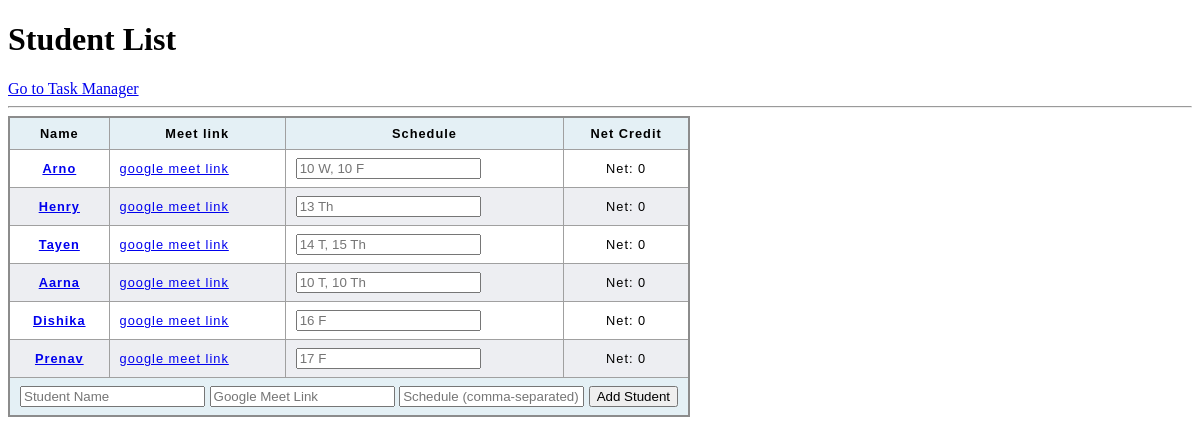
The page / on the database its author committed.
### app.py (models this page shows, shortened)
class Student(db.Model):
    id = db.Column(db.Integer, primary_key=True)
    name = db.Column(db.String(100), nullable=False)
    parent_contact = db.Column(db.String(100), default='')
    student_contact = db.Column(db.String(100), default='')
    created_at = db.Column(db.DateTime, default=datetime.utcnow)
    lessons_taken = db.Column(db.Integer, default=0)
    lessons_credited = db.Column(db.Integer, default=0)
    scheduled_lesson_ids = db.Column(db.JSON, default=[])
    general_notes = db.Column(db.String(200), default='')
    schedule = db.Column(db.JSON, default=[]) # Store schedule as a JSON array of strings
    meeting_link = db.Column(db.String(200), nullable=True)

### app.py (the view)
@app.route('/')
def index():
    students = Student.query.all() #todo order by soonest lesson
    return render_template('students.html', students=students)

### templates/students.html (shortened to what this page needs)
<!DOCTYPE html>
<html lang="en">
<head>
    <link rel="stylesheet" href="students.css">
</head>
<body>
    <h1>Student List</h1>
    <a href="{{ url_for('task_manager') }}">Go to Task Manager</a>
    <hr>
    <table>
        <thead>
            <tr>
                <th>Name</th>
                <th>Meet link</th>
                <th>Schedule</th>
                <th>Net Credit</th>
            </tr>
        </thead>
        <tbody>
            {% for student in students %}
            <tr id="format">
                <th scope="row"><a href="{{ url_for('student_chart', student_id=student.id) }}"> {{ student.name }} </a></th>
                <td><a href="https://{{ student.meeting_link }}" target="_blank">google meet link</a></td>
                <td><form action="/update_schedule/{{ student.id }}" method="post"><input type="text" name="schedule" placeholder="{{ student.schedule | join(', ') }}" value=""></form></td>
                <td>Net: {{  student.lessons_credited - student.lessons_taken }}</td>
            </tr>
            {% endfor %}
        </tbody>
        <tfoot>
            <tr>
                <td colspan="4">
                    <form action="/add_student" method="post">
                        <input type="text" name="name" placeholder="Student Name">
                        <input type="text" name="meeting_link" placeholder="Google Meet Link">
                        <input type="text" name="schedule" placeholder="Schedule (comma-separated)">
                        <button type="submit">Add Student</button>
                    </form>
                </td>
            </tr>
    </table>
</body>
</html>

### templates/students.css (style rules this page uses)
table { border-collapse: collapse; border: 2px solid rgb(140 140 140); font-family: sans-serif; font-size: 0.8rem; letter-spacing: 1px; }
thead, tfoot { background-color: rgb(228 240 245); }
th, td { border: 1px solid rgb(160 160 160); padding: 8px 10px; }
td:last-of-type { text-align: center; }
tbody > tr:nth-of-type(even) { background-color: rgb(237 238 242); }
tfoot td { font-weight: bold; }

### rows shown on the page
Student: name "Arno", schedule "10 W, 10 F", student.lessons_credited-student.lessons_taken "0"
Student: name "Henry", schedule "13 Th", student.lessons_credited-student.lessons_taken "0"
Student: name "Tayen", schedule "14 T, 15 Th", student.lessons_credited-student.lessons_taken "0"
Student: name "Aarna", schedule "10 T, 10 Th", student.lessons_credited-student.lessons_taken "0"
Student: name "Dishika", schedule "16 F", student.lessons_credited-student.lessons_taken "0"
Student: name "Prenav", schedule "17 F", student.lessons_credited-student.lessons_taken "0"
